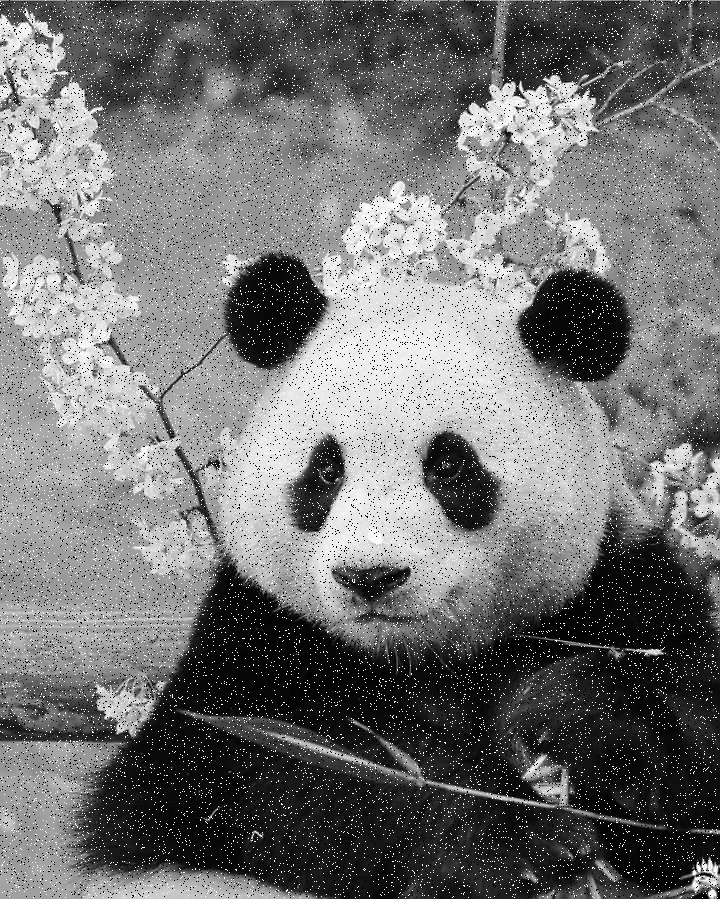
#> input picture lab1/images/Task2.jpg, 720 x 899 px
$ jupyter execute task2.ipynb
#> lines starting #> are read from the running program, lines starting #| are printed output that depends on the picture
[cell 1]
import cv2
import numpy as np
import matplotlib.pyplot as plt

[cell 2]
def show_image(img1, img2):
    fig, axes = plt.subplots(1, 2, figsize=(10, 5))
    axes[0].imshow(img1)
    axes[0].set_title("Original Image")
    axes[0].axis("off")

    axes[1].imshow(img2)
    axes[1].set_title("Image with Median Filter")
    axes[1].axis("off")

    plt.show()

The image has a lot of salt and pepper noise, i.e. sparsely occurring black and white pixels. Then the best choice is median filtering since

  - It will take the median value in any neighborhood of pixels, so;
  - The *sparse* noise pixels will thus be attenuated.

This choice is more appropriate than some other candidates:

- Gaussian filtering would take into account these tiny noise details in its blurring effect, which is less ideal.
  - There are also no small details which we must preserve.
- Similarly, uniform filtering will factor in the noise pixels when computing the mean, thus leading to a loss of detail.

[cell 3]
image = cv2.imread("images/Task2.jpg")
#> image is the input picture: shape (899, 720, 3); min 0, max 255, mean 114.2

# apply median filter
# medianBlur(img, k):       takes median of neighbourhood/kernel size k
#                           larger = more blurred; we only need big enough to get rid of salt-and-pepper
denoised_image = cv2.medianBlur(image, 5)
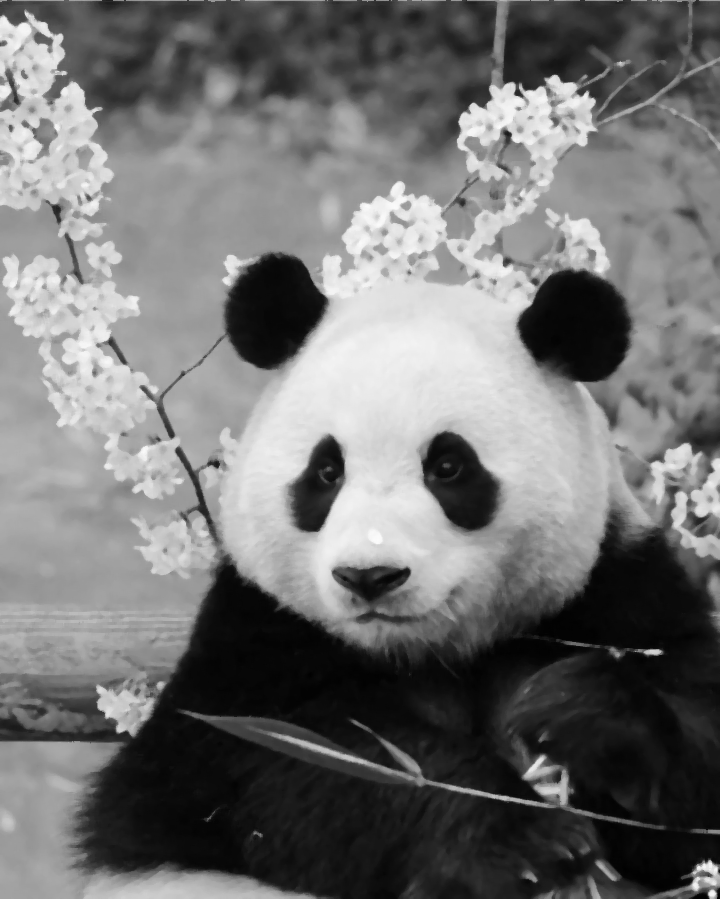
#> denoised_image: shape (899, 720, 3); min 1, max 252, mean 113.3

show_image(image, denoised_image)
#> in show_image, `plt.show()`:
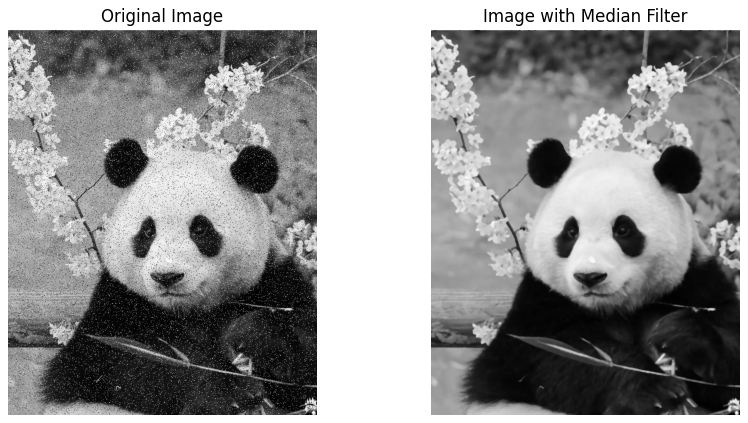
#> figure drawn by matplotlib, 2 panels

$ run again, with lab1/images/Task1.jpg copied over lab1/images/Task2.jpg
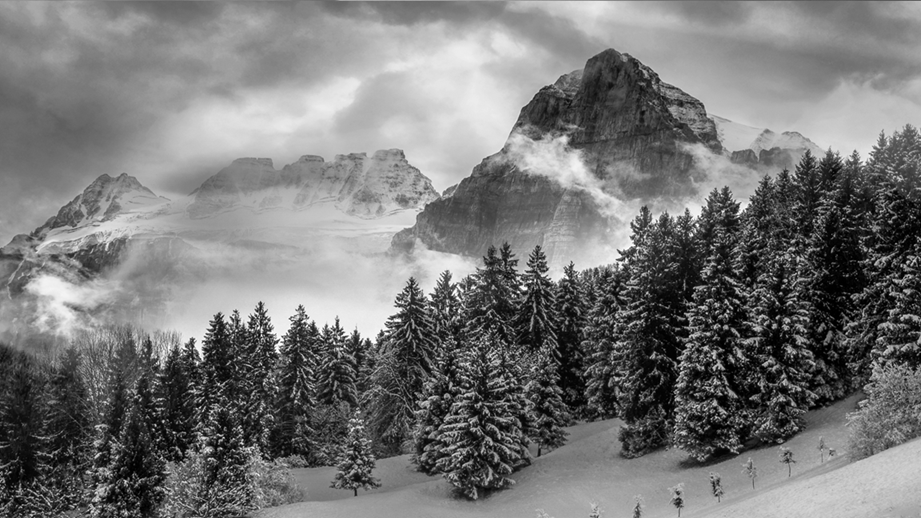
#> input picture lab1/images/Task1.jpg, 921 x 518 px
#> image is the input picture: shape (518, 921, 3); min 0, max 255, mean 119.7
#> `denoised_image = cv2.medianBlur(image, 5)`:
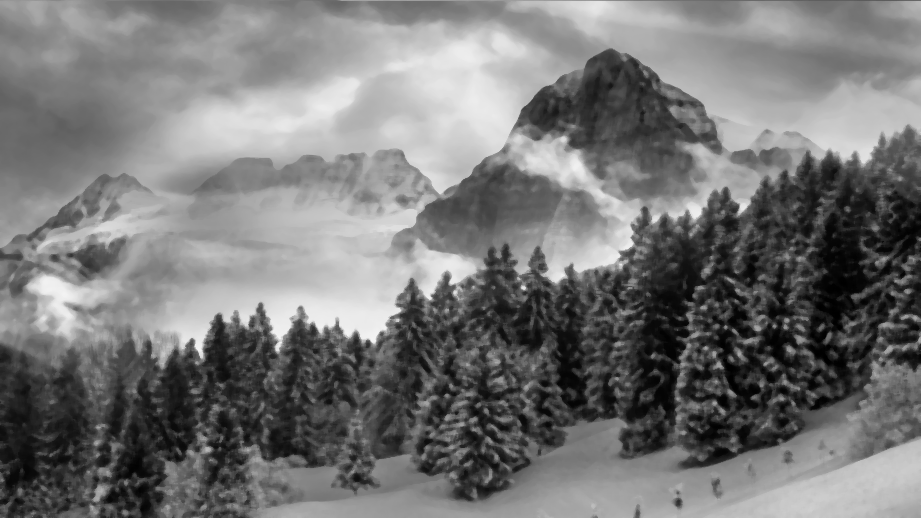
#> denoised_image: shape (518, 921, 3); min 0, max 244, mean 118.1
#> in show_image, `plt.show()`:
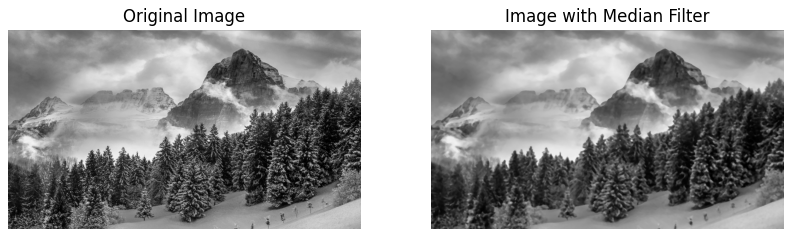
#> figure drawn by matplotlib, 2 panels

$ run again, with lab1/images/Task3.jpg copied over lab1/images/Task2.jpg
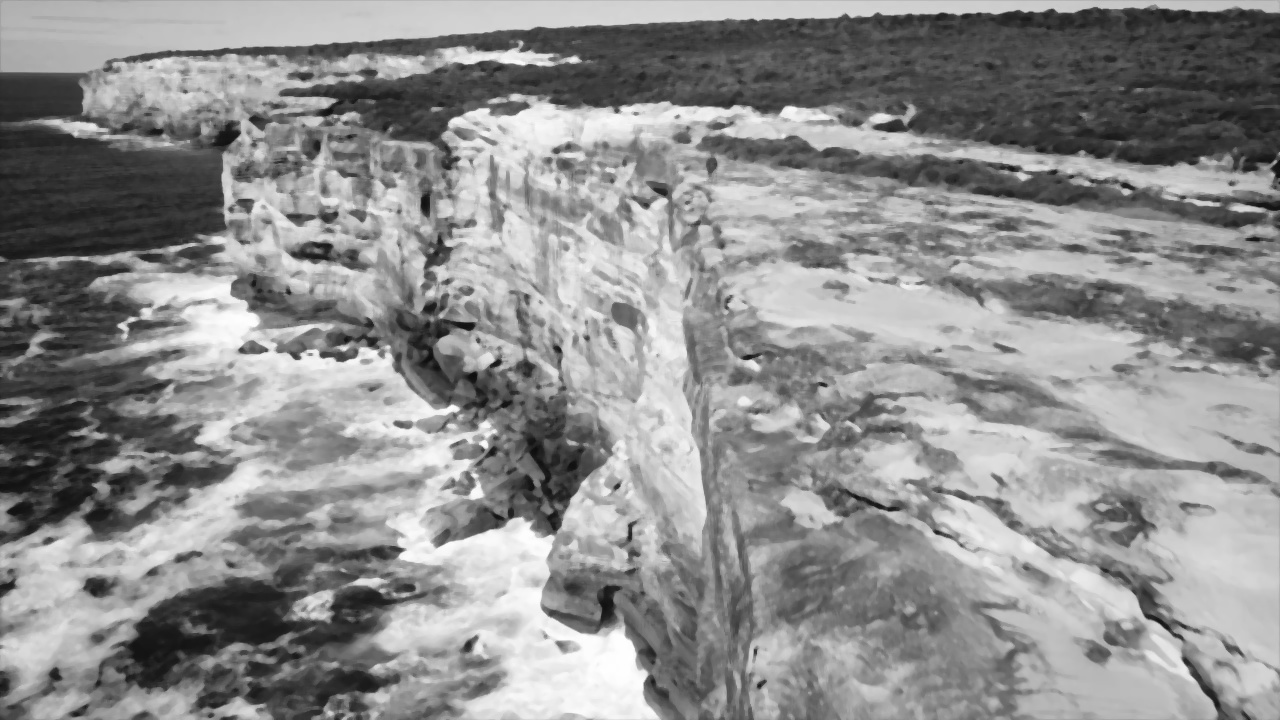
#> input picture lab1/images/Task3.jpg, 1280 x 720 px
#> image is the input picture: shape (720, 1280, 3); min 11, max 255, mean 141.8
#> in show_image, `plt.show()`:
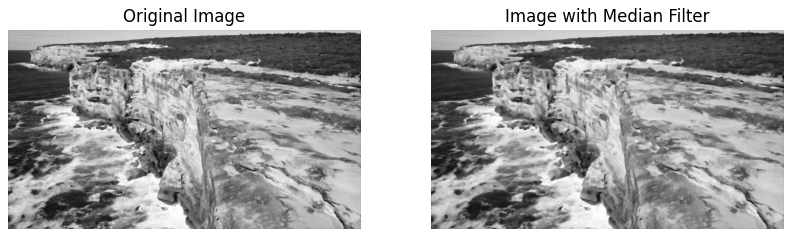
#> figure drawn by matplotlib, 2 panels
